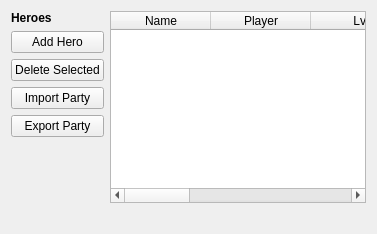
      <widget class="QWidget" name="tab_heroes">
       <attribute name="title">
        <string>Heroes</string>
       </attribute>
       <layout class="QVBoxLayout" name="verticalLayout_heroesTab">
        <item>
         <layout class="QVBoxLayout" name="verticalLayout_heroesSection_heroesTab">
          <item>
           <layout class="QHBoxLayout" name="horizontalLayout_heroesRow_heroesTab">
            <item>
             <layout class="QVBoxLayout" name="verticalLayout_heroesControls_heroesTab">
              <item>
               <widget class="QLabel" name="label_heroesTitle_heroesTab">
                <property name="font">
                 <font>
                  <bold>true</bold>
                 </font>
                </property>
                <property name="text">
                 <string>Heroes</string>
                </property>
               </widget>
              </item>
              <item>
               <widget class="QPushButton" name="btn_add_hero_heroesTab">
                <property name="text">
                 <string>Add Hero</string>
                </property>
               </widget>
              </item>
              <item>
               <widget class="QPushButton" name="btn_del_hero_heroesTab">
                <property name="text">
                 <string>Delete Selected</string>
                </property>
               </widget>
              </item>
              <item>
               <widget class="QPushButton" name="btn_import_party_heroesTab">
                <property name="text">
                 <string>Import Party</string>
                </property>
               </widget>
              </item>
              <item>
               <widget class="QPushButton" name="btn_export_party_heroesTab">
                <property name="text">
                 <string>Export Party</string>
                </property>
               </widget>
              </item>
              <item>
               <spacer name="verticalSpacer_heroesControls_heroesTab">
                <property name="orientation">
                 <enum>Qt::Orientation::Vertical</enum>
                </property>
                <property name="sizeHint" stdset="0">
                 <size>
                  <width>20</width>
                  <height>40</height>
                 </size>
                </property>
               </spacer>
              </item>
             </layout>
            </item>
            <item>
             <widget class="QTableWidget" name="heroes_table_heroesTab">
              <property name="rowCount">
               <number>0</number>
              </property>
              <property name="columnCount">
               <number>7</number>
              </property>
              <attribute name="horizontalHeaderVisible">
               <bool>true</bool>
              </attribute>
              <attribute name="verticalHeaderVisible">
               <bool>false</bool>
              </attribute>
              <column>
               <property name="text">
                <string>Name</string>
               </property>
              </column>
              <column>
               <property name="text">
                <string>Player</string>
               </property>
              </column>
              <column>
               <property name="text">
                <string>Lvl</string>
               </property>
              </column>
              <column>
               <property name="text">
                <string>Max</string>
               </property>
              </column>
              <column>
               <property name="text">
                <string>Class</string>
               </property>
              </column>
              <column>
               <property name="text">
                <string>GM Notes</string>
               </property>
              </column>
              <column>
               <property name="text">
                <string>Player Notes</string>
               </property>
              </column>
             </widget>
            </item>
           </layout>
          </item>
          <item>
           <layout class="QHBoxLayout" name="horizontalLayout_legendRow_heroesTab">
            <item>
             <spacer name="horizontalSpacer_legendLeft_heroesTab">
              <property name="orientation">
               <enum>Qt::Orientation::Horizontal</enum>
              </property>
              <property name="sizeHint" stdset="0">
               <size>
                <width>40</width>
                <height>20</height>
               </size>
              </property>
             </spacer>
            </item>
            <item>
             <spacer name="horizontalSpacer_legendRight_heroesTab">
              <property name="orientation">
               <enum>Qt::Orientation::Horizontal</enum>
              </property>
              <property name="sizeHint" stdset="0">
               <size>
                <width>40</width>
                <height>20</height>
               </size>
              </property>
             </spacer>
            </item>
           </layout>
          </item>
         </layout>
        </item>
        <item>
         <layout class="QVBoxLayout" name="verticalLayout_preview_heroesTab"/>
        </item>
        <item>
         <layout class="QHBoxLayout" name="horizontalLayout_monstersRow_heroesTab"/>
        </item>
       </layout>
      </widget>
